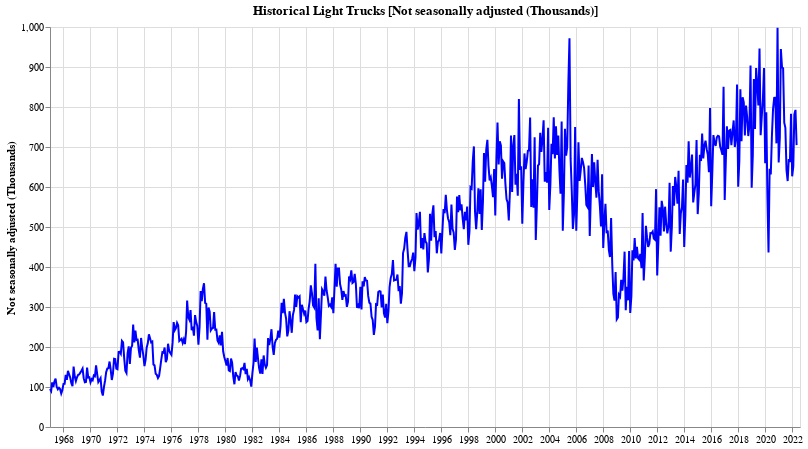

The code cell stored with this chart in its notebook:
### Code cell
doChart(df_light_trucks, 'Not seasonally adjusted (Thousands)', 'Light Trucks')

### Figure 1 — Vega-Lite specification as saved in the notebook (floating-point values rounded to 4 significant figures; data arrays with more than 128 entries replaced by an {"elided": "..."} marker saying what was removed)
{"config": {"view": {"continuousWidth": 400, "continuousHeight": 300}}, "data": {"name": "data-8f7751740bded95cbaf10be50dacd2fd"}, "mark": {"type": "line", "color": "blue"}, "background": "white", "encoding": {"x": {"axis": {"title": ""}, "field": "dt", "type": "temporal"}, "y": {"field": "Not seasonally adjusted (Thousands)", "type": "quantitative"}}, "height": 400, "title": "Historical Light Trucks [Not seasonally adjusted (Thousands)]", "width": 750, "$schema": "https://vega.github.io/schema/vega-lite/v4.17.0.json", "datasets": {"data-8f7751740bded95cbaf10be50dacd2fd": {"elided": "668 records"}}}
